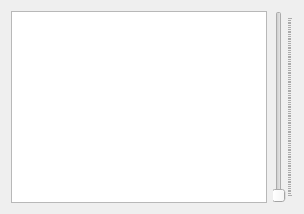
<?xml version="1.0" encoding="UTF-8"?>
<ui version="4.0">
 <class>editWidget</class>
 <widget class="QWidget" name="editWidget">
  <property name="windowTitle">
   <string>Form</string>
  </property>
  <layout class="QHBoxLayout" name="horizontalLayout">
   <item>
    <widget class="QGraphicsView" name="graphicsView"/>
   </item>
   <item>
    <widget class="QSlider" name="verticalSlider">
     <property name="orientation">
      <enum>Qt::Vertical</enum>
     </property>
     <property name="tickPosition">
      <enum>QSlider::TicksBelow</enum>
     </property>
     <property name="tickInterval">
      <number>1</number>
     </property>
    </widget>
   </item>
  </layout>
 </widget>
 <resources/>
 <connections/>
</ui>
